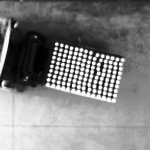
#> input picture Toy_experiment/data/image1652.ppm, 150 x 150 px; its folder holds 2 pictures in this run
$ python run_segmentation.py
#> lines starting #> are read from the running program, lines starting #| are printed output that depends on the picture
### Toy_experiment/mincut.py
"""Shared submodular function minimization (SFM) oracle.

Every SFM call needed by ``pen:alg`` in both toy applications is a pairwise
binary energy of the form

    E(y) = sum_k unary_k(y_k) + sum_{(i,j)} theta_ij(y_i, y_j),

with each pairwise table theta_ij submodular (theta_ij(0,1) + theta_ij(1,0)
>= theta_ij(0,0) + theta_ij(1,1)) -- exactly the Ising/graph-cut recipe of
``app:lem:ising``. This module reduces such an energy to a min s-t cut via
the standard Kolmogorov-Zabih construction and solves it with PyMaxflow
(Boykov-Kolmogorov), the off-the-shelf max-flow/min-cut solver used
throughout the graph-cuts/Ising/MRF literature.

Convention: y_k = 0 <-> node k on the SOURCE side, y_k = 1 <-> SINK side.
For a pairwise table (E00, E01, E10, E11) with submodularity slack
    d_ij := E01 + E10 - E00 - E11 >= 0,
the decomposition

    theta_ij(y_i, y_j) = E01 + (E11 - E01) y_i + (E00 - E01) (1 - y_j)
                          + d_ij * y_i * (1 - y_j)

adds (E11 - E01) to node i's y=1 unary cost, (E00 - E01) to node j's y=0
unary cost, a constant E01, and a directed edge j -> i of capacity d_ij
(cut exactly when y_j = 0 and y_i = 1).
"""

import itertools
import random

import maxflow
import numpy as np


def solve_energy(n, unary, pairwise):
    """Minimize a pairwise submodular binary energy via min s-t cut.

    unary: (n, 2) array, unary[k] = (cost if y_k=0, cost if y_k=1).
    pairwise: list of (i, j, E00, E01, E10, E11), i != j, each table
        submodular. Multiple entries for the same (i, j) are summed.

    Returns (y, energy) with y an (n,) int array in {0,1} and energy the
    minimum value of E(y).
    """
    unary = np.asarray(unary, dtype=float)
    D = unary.copy()
    const = 0.0
    dir_edges = []
    for i, j, E00, E01, E10, E11 in pairwise:
        d = E01 + E10 - E00 - E11
        if d < -1e-7:
            raise ValueError(
                f"pairwise term ({i},{j}) is not submodular: slack {d:.6g} < 0"
            )
        d = max(d, 0.0)
        const += E01
        D[i, 1] += E11 - E01
        D[j, 0] += E00 - E01
        if d > 0.0:
            dir_edges.append((j, i, d))

    g = maxflow.Graph[float](n, len(dir_edges))
    nodes = g.add_nodes(n)
    for k in range(n):
        g.add_tedge(nodes[k], D[k, 1], D[k, 0])
    for j, i, d in dir_edges:
        g.add_edge(nodes[j], nodes[i], d, 0.0)
    flow = g.maxflow()
    y = np.array([g.get_segment(nodes[k]) for k in range(n)], dtype=int)
    return y, flow + const


# [10 lines left out: function _brute_force, not called in this run]


def self_check(num_trials=200, seed=0, max_nodes=6):
    """Cross-check solve_energy against brute force on random small instances.

    Raises AssertionError on any mismatch. Called once at import time by
    both application scripts before the outer pen:alg loop runs, so a
    broken graph reduction is caught immediately rather than silently
    corrupting the algorithm's gradients downstream.
    """
#> called with num_trials = 200, seed = 0, max_nodes = 6
    rng = random.Random(seed)
    for trial in range(num_trials):
        n = rng.randint(2, max_nodes)
        unary = [
            (round(rng.uniform(-3, 3), 3), round(rng.uniform(-3, 3), 3))
            for _ in range(n)
        ]
        pairs = list(itertools.combinations(range(n), 2))
        rng.shuffle(pairs)
        pairwise = []
        for i, j in pairs[: rng.randint(1, len(pairs))]:
            E00 = round(rng.uniform(0, 3), 3)
            E11 = round(rng.uniform(0, 3), 3)
            E01 = round(rng.uniform(0, 3), 3)
            slack = round(rng.uniform(0, 3), 3)
            E10 = E00 + E11 - E01 + slack
            pairwise.append((i, j, E00, E01, E10, E11))
        y_cut, cost_cut = solve_energy(n, unary, pairwise)
        _, cost_bf = _brute_force(n, unary, pairwise)
        if abs(cost_cut - cost_bf) > 1e-5:
            raise AssertionError(
                f"mincut.solve_energy self-check failed on trial {trial}: "
                f"got {cost_cut}, brute force {cost_bf}"
            )
    return True


# [3 lines that do not run on import are left out]

### Toy_experiment/penalty_alg.py
"""Algorithm ``pen:alg`` (Penalty subgradient method), generic over the
application. See bilevel_discret.tex, Sec. "Algorithm and convergence"
(pen:sec:alg), lines 950-965.

An "application" is any object exposing:
    x0                       -- initial point
    project(x)                -- Pi_X(x)
    solve_g(x)                -- SFM on g(x,.); returns (y2, g_val)
    solve_f_plus_gamma_g(x, gamma) -- SFM on f(x,.)+gamma g(x,.);
                                       returns (y1, f_val_at_y1, g_val_at_y1)
    grad_x_f(x, y)             -- gradient of f(x,y) w.r.t. x
    grad_x_g(x, y)             -- gradient of g(x,y) w.r.t. x
    f(x, y), g(x, y)           -- energy evaluation (for logging)

Both SFM calls are minimum s-t cuts (mincut.solve_energy) in both toy
applications, per app:lem:ising.
"""

import numpy as np


def run(app, gamma, num_iters, step_sizes):
    """Run Algorithm pen:alg for num_iters steps.

    step_sizes: array-like of length num_iters, the eta_t.

    Returns a dict of per-iteration logs:
        x_hist       -- x_t for t = 0..num_iters (num_iters+1 entries)
        p_gamma      -- p_gamma(x_t) = f(x_t,y1) + gamma*(g(x_t,y1)-g(x_t,y2))
        exact_gap    -- g(x_t,y1) - g(x_t,y2), i.e. the joint-vs-lower-solve
                        lower-level gap (pen:lem:basic/pen:cor:awayties
                        predict this -> 0 as x_t moves away from tie sets)
        phi_est      -- f(x_t,y2), the running bilevel-objective estimate
        y1_hist, y2_hist -- the two SFM solutions at each step
    """
    x = np.array(app.x0, dtype=float)
    x_hist = [x.copy()]
    p_gamma_hist = []
    gap_hist = []
    phi_hist = []
    y1_hist = []
    y2_hist = []

    for t in range(num_iters):
        y1, f_at_y1, g_at_y1 = app.solve_f_plus_gamma_g(x, gamma)
        y2, g_at_y2 = app.solve_g(x)

        p_gamma_hist.append(f_at_y1 + gamma * (g_at_y1 - g_at_y2))
        gap_hist.append(g_at_y1 - g_at_y2)
        phi_hist.append(app.f(x, y2))
        y1_hist.append(y1)
        y2_hist.append(y2)

        u = app.grad_x_f(x, y1) + gamma * (app.grad_x_g(x, y1) - app.grad_x_g(x, y2))
        x = app.project(x - step_sizes[t] * u)
        x_hist.append(x.copy())

    return {
        "x_hist": x_hist,
        "p_gamma": np.array(p_gamma_hist),
        "exact_gap": np.array(gap_hist),
        "phi_est": np.array(phi_hist),
        "y1_hist": y1_hist,
        "y2_hist": y2_hist,
    }

### Toy_experiment/run_segmentation.py
"""Toy instance of Example app:ex:seg (binary image segmentation with
continuous data terms), run through Algorithm pen:alg.

Dataset: a real photo + hand-scribbled trimap from OpenCV's opencv_extra
test data (testdata/cv/grabcut/image1652.ppm, mask1652.ppm). The scribble
mask marks small definite-foreground (1) and definite-background (0)
regions (the rest, 2, is unmarked) -- it is used only to (a) initialize the
two color models and (b) as a qualitative sanity check at the end; it never
enters the pen:alg loop itself.

x = (mu_fg, mu_bg) in [0,1]^3 x [0,1]^3 (RGB color means, normalized).
g(x,y) = sum_i ||I_i-mu_fg||^2 y_i + ||I_i-mu_bg||^2 (1-y_i)
         + sum_{(i,j) in N} lambda * 1{y_i != y_j}                (Potts)
f(x,y) = sum_{(i,j) in N} mu_ij(x) * 1{y_i = y_j},
         mu_ij(x) := c / (1 + ||mu_fg - mu_bg||^2)                (agreement reward)
beta = sup mu_ij(x)/lambda = c/lambda, attained at mu_fg = mu_bg.
"""

import os

import matplotlib
matplotlib.use("Agg")
import matplotlib.pyplot as plt
import numpy as np
from PIL import Image
from sklearn.cluster import KMeans

import mincut
import penalty_alg

HERE = os.path.dirname(os.path.abspath(__file__))
DATA = os.path.join(HERE, "data")
OUT = os.path.join(HERE, "output")
os.makedirs(OUT, exist_ok=True)

GRID = 45          # downsample to GRID x GRID pixels
LAMBDA = 0.10       # Potts weight in g
C_AGREE = 0.05      # numerator of mu_ij(x) in f
BETA = C_AGREE / LAMBDA
GAMMA = 1.2 * BETA
NUM_ITERS = 150
STEP0 = 1e-4  # grad_x_g sums (not averages) over ~n/2 pixels, so ||u|| ~ O(n);
# STEP0 is calibrated so STEP0*||u_0|| is a small fraction of the [0,1]^3 box.


def load_data():
    img = Image.open(os.path.join(DATA, "image1652.ppm")).convert("RGB")
    img = img.resize((GRID, GRID), Image.BILINEAR)
    I = np.asarray(img, dtype=float).reshape(-1, 3) / 255.0  # (n,3)

    mask = Image.open(os.path.join(DATA, "mask1652.ppm"))
    mask = mask.resize((GRID, GRID), Image.NEAREST)
    scribble = np.asarray(mask, dtype=int).reshape(-1)  # values in {0,1,2}
    return I, scribble


def build_adjacency(grid):
    edges = []
    for r in range(grid):
        for c in range(grid):
            i = r * grid + c
            if c + 1 < grid:
                edges.append((i, i + 1))
            if r + 1 < grid:
                edges.append((i, i + grid))
    return edges


class SegmentationApp:
    def __init__(self, I, edges, scribble):
        self.I = I               # (n,3) pixel colors in [0,1]
        self.n = I.shape[0]
        self.edges = edges       # list of (i,j)

        fg_seed = I[scribble == 1]
        bg_seed = I[scribble == 0]
        if len(fg_seed) == 0 or len(bg_seed) == 0:
            km = KMeans(n_clusters=2, n_init=4, random_state=0).fit(I)
            mu_fg0, mu_bg0 = km.cluster_centers_[0], km.cluster_centers_[1]
        else:
            mu_fg0, mu_bg0 = fg_seed.mean(axis=0), bg_seed.mean(axis=0)
        self.x0 = np.concatenate([mu_fg0, mu_bg0])

    def _split(self, x):
        return x[:3], x[3:]

    def project(self, x):
        return np.clip(x, 0.0, 1.0)

    def _pairwise_potts(self, weight):
        return [(i, j, 0.0, weight, weight, 0.0) for (i, j) in self.edges]

    def solve_g(self, x):
        mu_fg, mu_bg = self._split(x)
        unary = np.stack(
            [np.sum((self.I - mu_bg) ** 2, axis=1), np.sum((self.I - mu_fg) ** 2, axis=1)],
            axis=1,
        )
        pairwise = self._pairwise_potts(LAMBDA)
        y, g_val = mincut.solve_energy(self.n, unary, pairwise)
        return y, g_val

    def solve_f_plus_gamma_g(self, x, gamma):
        mu_fg, mu_bg = self._split(x)
        r2 = np.sum((mu_fg - mu_bg) ** 2)
        mu_ij = C_AGREE / (1.0 + r2)
        unary = gamma * np.stack(
            [np.sum((self.I - mu_bg) ** 2, axis=1), np.sum((self.I - mu_fg) ** 2, axis=1)],
            axis=1,
        )
        pairwise = [
            (i, j, mu_ij, gamma * LAMBDA, gamma * LAMBDA, mu_ij) for (i, j) in self.edges
        ]
        y, energy = mincut.solve_energy(self.n, unary, pairwise)
        f_val = mu_ij * sum(1 for (i, j) in self.edges if y[i] == y[j])
        g_val = (energy - f_val) / gamma
        return y, f_val, g_val

    def grad_x_f(self, x, y):
        mu_fg, mu_bg = self._split(x)
        r = mu_fg - mu_bg
        r2 = np.sum(r ** 2)
        S = sum(1 for (i, j) in self.edges if y[i] == y[j])
        coeff = -2.0 * C_AGREE * S / (1.0 + r2) ** 2
        return np.concatenate([coeff * r, -coeff * r])

    def grad_x_g(self, x, y):
        mu_fg, mu_bg = self._split(x)
        fg_mask = y == 1
        bg_mask = y == 0
        g_fg = 2.0 * np.sum(mu_fg - self.I[fg_mask], axis=0) if fg_mask.any() else np.zeros(3)
        g_bg = 2.0 * np.sum(mu_bg - self.I[bg_mask], axis=0) if bg_mask.any() else np.zeros(3)
        return np.concatenate([g_fg, g_bg])

    def f(self, x, y):
        mu_fg, mu_bg = self._split(x)
        r2 = np.sum((mu_fg - mu_bg) ** 2)
        mu_ij = C_AGREE / (1.0 + r2)
        return mu_ij * sum(1 for (i, j) in self.edges if y[i] == y[j])

    def g(self, x, y):
        mu_fg, mu_bg = self._split(x)
        unary = np.where(y == 1, np.sum((self.I - mu_fg) ** 2, axis=1), np.sum((self.I - mu_bg) ** 2, axis=1))
        pairwise = LAMBDA * sum(1 for (i, j) in self.edges if y[i] != y[j])
        return unary.sum() + pairwise


if __name__ == "__main__":
    print("Running mincut self-check...")
    mincut.self_check()
#> (the call stopped at in solve_energy, `g = maxflow.Graph[float](n, len(dir_edges))`: maxflow is not available in this run)
    print("Self-check passed.\n")

    I, scribble_global = load_data()
#> in load_data, img is the input picture: PIL image 150x150 RGB; min 0, max 255, mean 128.8
#> in load_data, `img = img.resize((GRID, GRID), Image.BILINEAR)`:
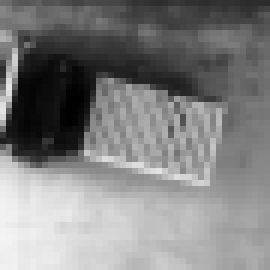
#> img: PIL image 45x45 RGB (shown 6 times larger); min 1, max 244, mean 128.9
#> in load_data, `I = np.asarray(img, dtype=float).reshape(-1, 3) / 255.0`: I = 2025 rows, first 8: [0.427, 0.427, 0.427], [0.416, 0.416, 0.416], [0.361, 0.361, 0.361], [0.341, 0.341, 0.341], [0.337, 0.337, 0.337], [0.353, 0.353, 0.353], [0.376, 0.376, 0.376], [0.322, 0.322, 0.322]
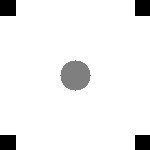
#> input picture Toy_experiment/data/mask1652.ppm, 150 x 150 px
#> in load_data, mask is the input picture: PIL image 150x150 L; min 0, max 2, mean 1.88
#> in load_data, `scribble = np.asarray(mask, dtype=int).reshape(-1)`: scribble = 2025 values, max 2 at index 5, min 0 at index 0, mean 1.89
#> scribble_global has the same summary as scribble in load_data
    edges = build_adjacency(GRID)
    app = SegmentationApp(I, edges, scribble_global)
#> in __init__, `self.I = I`: self.I has the same summary as I in load_data
#> in __init__, `fg_seed = I[scribble == 1]`: fg_seed = 65 rows, first 8: [0.537, 0.537, 0.537], [0.624, 0.624, 0.624], [0.655, 0.655, 0.655], [0.553, 0.553, 0.553], [0.647, 0.647, 0.647], [0.58, 0.58, 0.58], [0.561, 0.561, 0.561], [0.643, 0.643, 0.643]
#> in __init__, `bg_seed = I[scribble == 0]`: bg_seed = 81 rows, first 8: [0.427, 0.427, 0.427], [0.416, 0.416, 0.416], [0.361, 0.361, 0.361], [0.341, 0.341, 0.341], [0.337, 0.337, 0.337], [0.169, 0.169, 0.169], [0.176, 0.176, 0.176], [0.176, 0.176, 0.176]
#> in __init__, `mu_fg0, mu_bg0 = fg_seed.mean(axis=0), bg_seed.mean(axis=0)`: mu_fg0 = [0.613, 0.613, 0.613]; mu_bg0 = [0.562, 0.562, 0.562]
#> in __init__, `self.x0 = np.concatenate([mu_fg0, mu_bg0])`: self.x0 = [0.613, 0.613, 0.613, 0.562, 0.562, 0.562]

    print(f"beta = {BETA:.4f}, gamma = {GAMMA:.4f}")
    step_sizes = STEP0 / (1.0 + 0.05 * np.arange(NUM_ITERS))
    log = penalty_alg.run(app, GAMMA, NUM_ITERS, step_sizes)
#> in run, `x_hist = [x.copy()]`: x_hist = [[0.613, 0.613, 0.613, 0.562, 0.562, 0.562]]
#> the loop in run, `for t in range(num_iters):` made 1 pass
#> after the loop in run, `for t in range(num_iters):`: gap_hist = []
#> (the run stopped early here; a loop or call above may not have finished)
